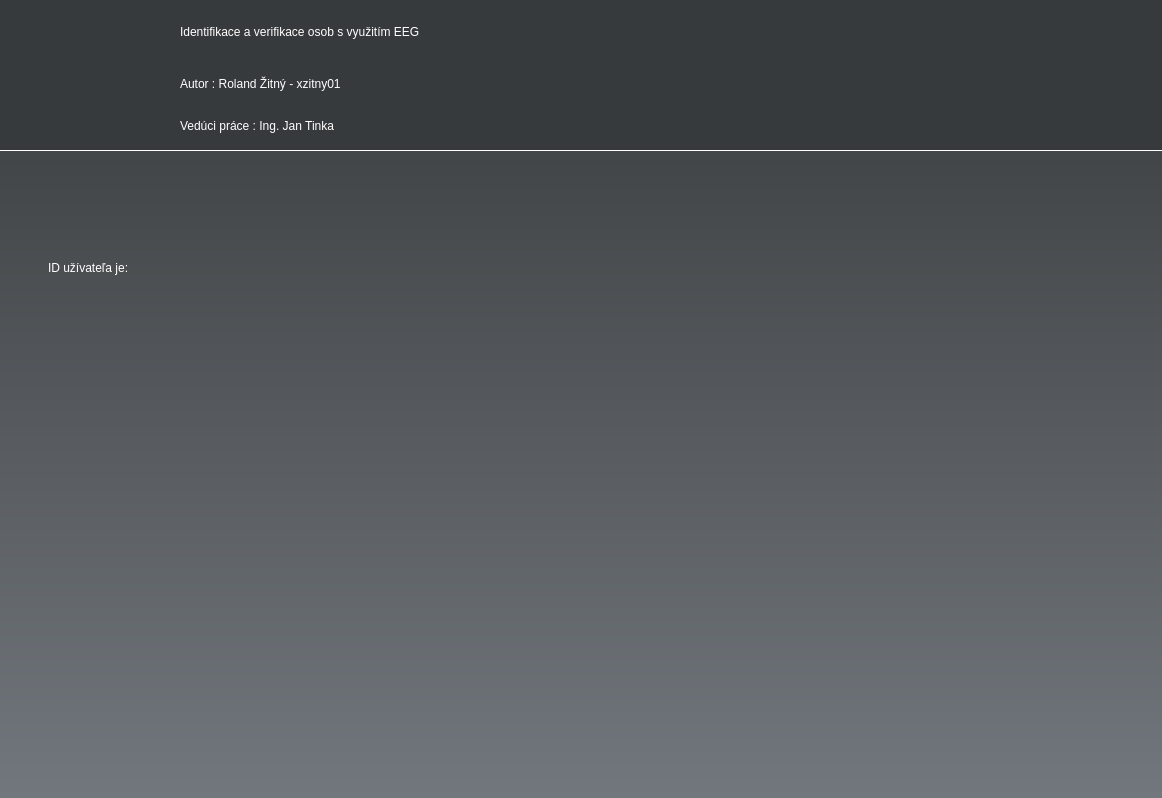
<?xml version="1.0" encoding="UTF-8"?>
<ui version="4.0">
 <class>MainWindow</class>
 <widget class="QMainWindow" name="MainWindow">
  <property name="geometry">
   <rect>
    <x>0</x>
    <y>0</y>
    <width>1162</width>
    <height>798</height>
   </rect>
  </property>
  <property name="windowTitle">
   <string>NAS</string>
  </property>
  <property name="windowIcon">
   <iconset>
    <normaloff>../../resources/icons/AppIcon.jpeg</normaloff>../../resources/icons/AppIcon.jpeg</iconset>
  </property>
  <property name="styleSheet">
   <string notr="true">background-color: rgb(240, 238, 226);
</string>
  </property>
  <widget class="QWidget" name="centralwidget">
   <property name="styleSheet">
    <string notr="true">background-color: qlineargradient(spread:pad, x1:0 y1:0, x2:0 y2:1, stop:0 #373a3c, stop:1 #72777d);</string>
   </property>
   <layout class="QGridLayout" name="gridLayout">
    <property name="leftMargin">
     <number>0</number>
    </property>
    <property name="topMargin">
     <number>0</number>
    </property>
    <property name="rightMargin">
     <number>0</number>
    </property>
    <property name="bottomMargin">
     <number>0</number>
    </property>
    <property name="spacing">
     <number>0</number>
    </property>
    <item row="0" column="0" colspan="2">
     <widget class="QWidget" name="Header" native="true">
      <property name="minimumSize">
       <size>
        <width>0</width>
        <height>151</height>
       </size>
      </property>
      <property name="maximumSize">
       <size>
        <width>16777215</width>
        <height>151</height>
       </size>
      </property>
      <property name="styleSheet">
       <string notr="true">background-color: #373a3c;
border-bottom: 1px solid white;


</string>
      </property>
      <layout class="QHBoxLayout" name="Header_layout">
       <property name="spacing">
        <number>30</number>
       </property>
       <property name="leftMargin">
        <number>0</number>
       </property>
       <property name="topMargin">
        <number>0</number>
       </property>
       <property name="rightMargin">
        <number>0</number>
       </property>
       <property name="bottomMargin">
        <number>0</number>
       </property>
       <item>
        <widget class="QLabel" name="fit_icon">
         <property name="minimumSize">
          <size>
           <width>150</width>
           <height>150</height>
          </size>
         </property>
         <property name="maximumSize">
          <size>
           <width>150</width>
           <height>150</height>
          </size>
         </property>
         <property name="styleSheet">
          <string notr="true">border-bottom: none;</string>
         </property>
         <property name="text">
          <string/>
         </property>
         <property name="pixmap">
          <pixmap>../../resources/icons/FitIcon.png</pixmap>
         </property>
         <property name="scaledContents">
          <bool>true</bool>
         </property>
         <property name="alignment">
          <set>Qt::AlignLeading|Qt::AlignLeft|Qt::AlignTop</set>
         </property>
         <property name="wordWrap">
          <bool>false</bool>
         </property>
         <property name="margin">
          <number>1</number>
         </property>
         <property name="indent">
          <number>0</number>
         </property>
        </widget>
       </item>
       <item>
        <layout class="QVBoxLayout" name="header_info_layout">
         <property name="spacing">
          <number>0</number>
         </property>
         <item>
          <widget class="QLabel" name="app_name">
           <property name="maximumSize">
            <size>
             <width>16777215</width>
             <height>60</height>
            </size>
           </property>
           <property name="styleSheet">
            <string notr="true">color: rgb(255, 255, 255);
font: 63 26pt &quot;Yu Gothic UI Semibold&quot;;
border-bottom: none;</string>
           </property>
           <property name="text">
            <string>Identifikace a verifikace osob s využitím EEG</string>
           </property>
          </widget>
         </item>
         <item>
          <widget class="QLabel" name="author">
           <property name="maximumSize">
            <size>
             <width>16777215</width>
             <height>40</height>
            </size>
           </property>
           <property name="styleSheet">
            <string notr="true">font: 63 12pt &quot;Yu Gothic UI Semibold&quot;;
color: rgb(255, 255, 255);
border-bottom: none;
</string>
           </property>
           <property name="text">
            <string>Autor : Roland Žitný - xzitny01</string>
           </property>
          </widget>
         </item>
         <item>
          <widget class="QLabel" name="supervisor">
           <property name="maximumSize">
            <size>
             <width>16777215</width>
             <height>40</height>
            </size>
           </property>
           <property name="styleSheet">
            <string notr="true">font: 63 12pt &quot;Yu Gothic UI Semibold&quot;;
color: rgb(255, 255, 255);
border-bottom: none;
</string>
           </property>
           <property name="text">
            <string>Vedúci práce : Ing. Jan Tinka</string>
           </property>
          </widget>
         </item>
        </layout>
       </item>
      </layout>
     </widget>
    </item>
    <item row="1" column="0" colspan="2">
     <layout class="QHBoxLayout" name="main_function">
      <property name="spacing">
       <number>15</number>
      </property>
      <property name="sizeConstraint">
       <enum>QLayout::SetDefaultConstraint</enum>
      </property>
      <property name="leftMargin">
       <number>0</number>
      </property>
      <property name="topMargin">
       <number>60</number>
      </property>
      <property name="rightMargin">
       <number>0</number>
      </property>
      <property name="bottomMargin">
       <number>60</number>
      </property>
      <item>
       <widget class="QWidget" name="verticalWidget" native="true">
        <property name="styleSheet">
         <string notr="true">background-color: rgba(255, 255, 255,0);</string>
        </property>
        <layout class="QVBoxLayout" name="verticalLayout">
         <item>
          <widget class="QWidget" name="horizontalWidget" native="true">
           <property name="minimumSize">
            <size>
             <width>0</width>
             <height>300</height>
            </size>
           </property>
           <layout class="QHBoxLayout" name="horizontalLayout">
            <property name="spacing">
             <number>5</number>
            </property>
            <item alignment="Qt::AlignLeft">
             <widget class="QWidget" name="verticalWidget" native="true">
              <property name="minimumSize">
               <size>
                <width>450</width>
                <height>0</height>
               </size>
              </property>
              <property name="maximumSize">
               <size>
                <width>350</width>
                <height>16777215</height>
               </size>
              </property>
              <layout class="QVBoxLayout" name="verticalLayout_3">
               <property name="leftMargin">
                <number>30</number>
               </property>
               <item alignment="Qt::AlignTop">
                <widget class="QLabel" name="EndInfo">
                 <property name="minimumSize">
                  <size>
                   <width>0</width>
                   <height>60</height>
                  </size>
                 </property>
                 <property name="maximumSize">
                  <size>
                   <width>16777215</width>
                   <height>60</height>
                  </size>
                 </property>
                 <property name="styleSheet">
                  <string notr="true">font: 63 18pt &quot;Yu Gothic UI Semibold&quot;;
color: rgb(255, 255, 255);
border-bottom: none;</string>
                 </property>
                 <property name="text">
                  <string>ID užívateľa je:   </string>
                 </property>
                </widget>
               </item>
               <item>
                <widget class="QLabel" name="end_name">
                 <property name="minimumSize">
                  <size>
                   <width>0</width>
                   <height>40</height>
                  </size>
                 </property>
                 <property name="maximumSize">
                  <size>
                   <width>16777215</width>
                   <height>40</height>
                  </size>
                 </property>
                 <property name="styleSheet">
                  <string notr="true">font: 63 10pt &quot;Yu Gothic UI Semibold&quot;;
color: rgb(255, 255, 255);
border-bottom: none;</string>
                 </property>
                 <property name="text">
                  <string/>
                 </property>
                </widget>
               </item>
               <item>
                <widget class="QLabel" name="end_surname">
                 <property name="minimumSize">
                  <size>
                   <width>0</width>
                   <height>40</height>
                  </size>
                 </property>
                 <property name="maximumSize">
                  <size>
                   <width>16777215</width>
                   <height>40</height>
                  </size>
                 </property>
                 <property name="styleSheet">
                  <string notr="true">font: 63 10pt &quot;Yu Gothic UI Semibold&quot;;
color: rgb(255, 255, 255);
border-bottom: none;</string>
                 </property>
                 <property name="text">
                  <string/>
                 </property>
                </widget>
               </item>
               <item>
                <widget class="QLabel" name="end_loginId">
                 <property name="minimumSize">
                  <size>
                   <width>0</width>
                   <height>40</height>
                  </size>
                 </property>
                 <property name="maximumSize">
                  <size>
                   <width>16777215</width>
                   <height>40</height>
                  </size>
                 </property>
                 <property name="styleSheet">
                  <string notr="true">font: 63 10pt &quot;Yu Gothic UI Semibold&quot;;
color: rgb(255, 255, 255);
border-bottom: none;</string>
                 </property>
                 <property name="text">
                  <string/>
                 </property>
                </widget>
               </item>
               <item>
                <spacer name="verticalSpacer">
                 <property name="orientation">
                  <enum>Qt::Vertical</enum>
                 </property>
                 <property name="sizeHint" stdset="0">
                  <size>
                   <width>20</width>
                   <height>40</height>
                  </size>
                 </property>
                </spacer>
               </item>
              </layout>
             </widget>
            </item>
            <item>
             <widget class="QWidget" name="verticalWidget" native="true">
              <property name="minimumSize">
               <size>
                <width>450</width>
                <height>450</height>
               </size>
              </property>
              <layout class="QVBoxLayout" name="verticalLayout_4">
               <item alignment="Qt::AlignTop">
                <widget class="QLabel" name="ReactionLabel">
                 <property name="minimumSize">
                  <size>
                   <width>450</width>
                   <height>450</height>
                  </size>
                 </property>
                 <property name="text">
                  <string/>
                 </property>
                </widget>
               </item>
              </layout>
             </widget>
            </item>
           </layout>
          </widget>
         </item>
        </layout>
       </widget>
      </item>
     </layout>
    </item>
   </layout>
  </widget>
 </widget>
 <resources/>
 <connections/>
</ui>
